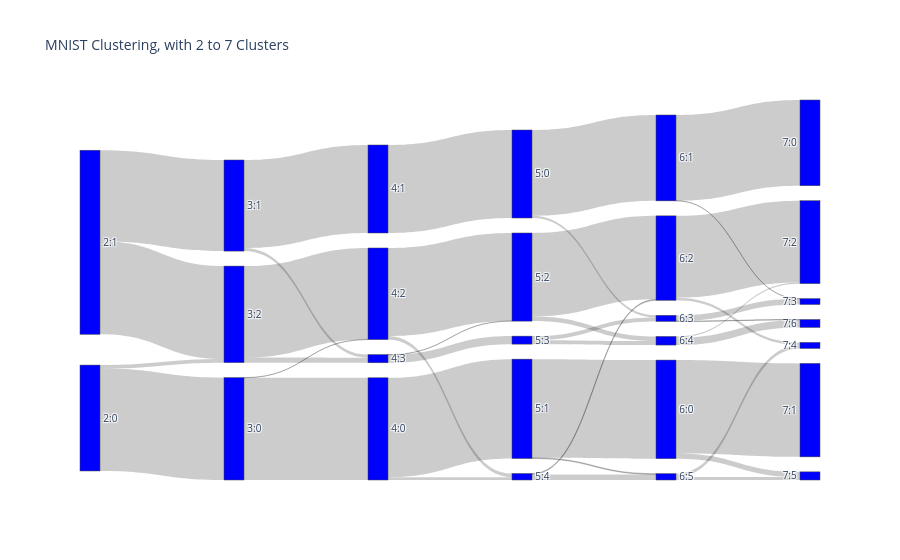

The cell this chart's notebook holds for it:
### Code cell
from cfl.visualization_methods import clustering_to_sankey as sk

import plotly.graph_objects as go

link, label = sk.convert_lbls_to_sankey_nodes(x_lbls_L)
# plot
fig = go.Figure(data=
          [go.Sankey(node = dict(pad = 15, thickness=20, label = label, color =  "blue"),
                     link = link)])
    
fig.update_layout(title_text="MNIST Clustering, with 2 to 7 Clusters", font_size=10)
fig.show()

### Figure 1 — Plotly figure (JSON) as saved in the notebook; plotly's stock layout.template omitted (floating-point values rounded to 4 significant figures)
{"data": [{"link": {"source": [0, 0, 0, 1, 1, 1, 2, 2, 2, 2, 3, 3, 3, 3, 4, 4, 4, 4, 5, 5, 5, 5, 5, 6, 6, 6, 6, 6, 7, 7, 7, 7, 7, 8, 8, 8, 8, 8, 9, 9, 9, 9, 9, 9, 10, 10, 10, 10, 10, 10, 11, 11, 11, 11, 11, 11, 12, 12, 12, 12, 12, 12, 13, 13, 13, 13, 13, 13, 14, 14, 14, 14, 14, 14, 14, 15, 15, 15, 15, 15, 15, 15, 16, 16, 16, 16, 16, 16, 16, 17, 17, 17, 17, 17, 17, 17, 18, 18, 18, 18, 18, 18, 18, 19, 19, 19, 19, 19, 19, 19], "target": [2, 3, 4, 2, 3, 4, 5, 6, 7, 8, 5, 6, 7, 8, 5, 6, 7, 8, 9, 10, 11, 12, 13, 9, 10, 11, 12, 13, 9, 10, 11, 12, 13, 9, 10, 11, 12, 13, 14, 15, 16, 17, 18, 19, 14, 15, 16, 17, 18, 19, 14, 15, 16, 17, 18, 19, 14, 15, 16, 17, 18, 19, 14, 15, 16, 17, 18, 19, 20, 21, 22, 23, 24, 25, 26, 20, 21, 22, 23, 24, 25, 26, 20, 21, 22, 23, 24, 25, 26, 20, 21, 22, 23, 24, 25, 26, 20, 21, 22, 23, 24, 25, 26, 20, 21, 22, 23, 24, 25, 26], "value": [3184, 0, 110, 0, 2833, 2893, 3179, 0, 5, 0, 0, 2737, 0, 96, 0, 0, 2844, 159, 0, 3091, 0, 0, 88, 2737, 0, 0, 0, 0, 0, 0, 2735, 0, 114, 0, 0, 6, 249, 0, 0, 2671, 0, 66, 0, 0, 3067, 0, 0, 0, 0, 24, 0, 0, 2597, 0, 144, 0, 0, 0, 0, 125, 124, 0, 0, 0, 29, 0, 0, 173, 0, 2906, 0, 0, 0, 161, 0, 2667, 0, 0, 4, 0, 0, 0, 0, 0, 2544, 0, 82, 0, 0, 0, 0, 0, 179, 0, 0, 12, 0, 0, 34, 0, 0, 0, 234, 0, 0, 0, 0, 105, 92, 0]}, "node": {"color": "blue", "label": ["2:0", "2:1", "3:0", "3:1", "3:2", "4:0", "4:1", "4:2", "4:3", "5:0", "5:1", "5:2", "5:3", "5:4", "6:0", "6:1", "6:2", "6:3", "6:4", "6:5", "7:0", "7:1", "7:2", "7:3", "7:4", "7:5", "7:6"], "pad": 15, "thickness": 20}, "type": "sankey"}], "layout": {"font": {"size": 10}, "title": {"text": "MNIST Clustering, with 2 to 7 Clusters"}}}
